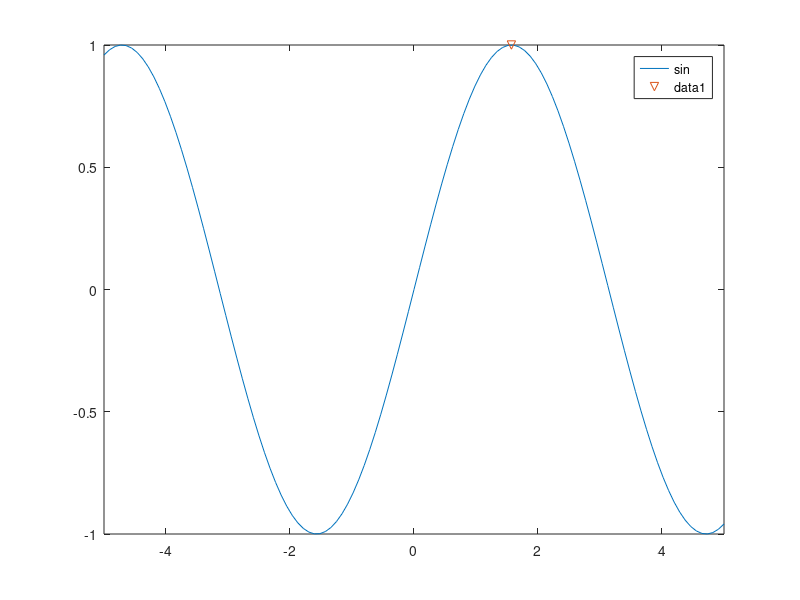

This figure's MATLAB source:
%%Golden Search Method for Maximum Value on Graph
clc; clear all; close all;

%Creating function and lower and upper estimations.
func= @sin;
xLow= 0.1;
xUp=pi;

%Plot of function
fplot(func);

%Implementing them into functions
fL=func(xLow);
fU=func(xUp);

%Golden Number and calculations for Golden Search Method
R=(sqrt(5)-1)/2;
d=R*(xUp-xLow);
x1=xUp-d;
x2=xLow+d;
f1=func(x1);
f2=func(x2);

%Tolerance 
t=1e-6;
error=inf;

%Creating Loop For Changing xLow, xUp, x1 and x2 values between themselves
while error>t
    
    if f1>f2
        xUp=x2;
        fU=f2;
        x2=x1;
        f2=f1;
        d=R*(xUp-xLow);
        x1=xUp-d;
        f1= func(x1);
    elseif f1<f2
        xLow=x1;
        fL=f1;
        x1=x2;
        f1=f2;
        d=R*(xUp-xLow);
        x2=xLow+d;
        f2=func(x2);
    else
        xLow=(x1+x2)/2;
        xUp=xLow;
    end
    
    error= 2*abs((xUp-xLow)/(xUp+xLow));
    fprintf('Error: %d\n',error);
end

%We found the closest x1 and x2 values which we want. However, real value
%of the maximum point of the graph should be average of them because we are
%doing estimation.
answer=(x1+x2)/2;
%Showing Result on Graph
hold on
plot(answer,func(answer),'v');
xlabel=('X');
ylabel=('SIN(X)');
fprintf('Answer: %f',answer);